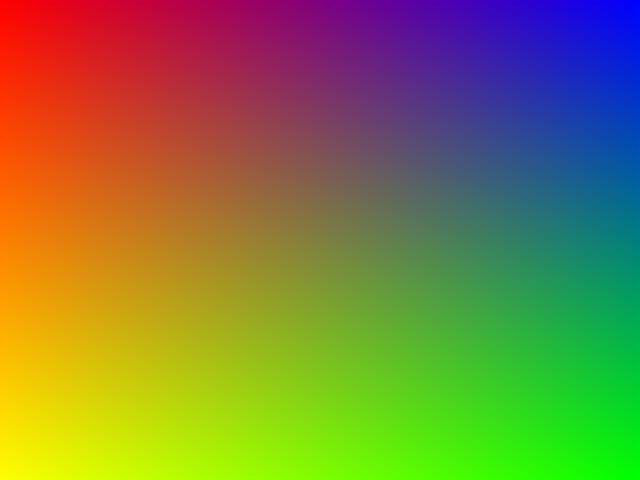
Frame 1 (no input)
Frame 60 (the mouse pressed at the canvas centre just before this capture): identical to frame 1, image omitted
Frame 120 (the mouse held since frame 60 and released just before this capture): identical to frame 1, image omitted

The Processing sketch that drew this single still picture (run headless with seeded random() and noise(); from frame 60 on, the mouse is pressed at the canvas centre):

// Processing sketch: Lab1_t2
// ── Lab1_t2.pde

import java.util.ArrayList; // import the ArrayList class

//Global variables for the screen height and width
int SCREEN_HEIGHT = 640;
int SCREEN_WIDTH = 480;


//====== Task 2.1 ======//

//void Interpolate(float a, float b, int numResults, FloatList r) {
//  float d = abs(a - b)/(numResults-1);
//  for (int i = 0; i < numResults; i++) {
//    r.append(a + i * d);
//  }
//}

//void setup() {
//  size(640, 480);
//FloatList result = new FloatList();
//Interpolate(5.0, 14.0, 10, result);
//for (int i = 0; i < result.size(); i++) {
//  print(String.format("%.0f ", result.get(i)));
//}
//}

//void draw() {
//  background(0);
//  for (int y = 0; y < SCREEN_WIDTH; y++) {
//    for (int x = 0; x < SCREEN_HEIGHT; ++x) {
//      color blue = color(183, 0, 255);
//      set(x, y, blue);
//    }
//  }
//}


//====== Task 2.2 ======//

//ArrayList<PVector> resultVectors = new ArrayList<PVector>();

//void Interpolate(PVector a, PVector b, int numResults, ArrayList<PVector> r) {
//  int dCount  = numResults-1;
//  float dx = (b.x-a.x)/dCount;
//  float dy = (b.y-a.y)/dCount;
//  float dz = (b.z-a.z)/dCount;
//  for (int i = 0; i < numResults; i++) {
//    PVector tempPVector = new PVector(
//      a.x + dx * i,
//      a.y + dy * i,
//      a.z + dz * i
//      );
//    r.add(tempPVector);
//  }
//}


//void setup() {
//  size(640, 480);
//  PVector a = new PVector(1, 4, 9.2);
//  PVector b = new PVector(4, 1, 9.8);
//  Interpolate(a, b, 4, resultVectors);
//  for (int i = 0; i < resultVectors.size(); ++i) {
//    PVector r = resultVectors.get(i);
//    print(String.format("( %.0f, ", r.x));
//    print(String.format("%.0f, ", r.y));
//    print(String.format("%.1f )", r.z));
//  }
//}

//void draw() {
//  background(0);
//  for (int y = 0; y < SCREEN_WIDTH; y++) {
//    for (int x = 0; x < SCREEN_HEIGHT; ++x) {
//      color pink = color(183, 0, 255);
//      set(x, y, pink);
//    }
//  }
//}


//====== Task 2.3 ======//

ArrayList<PVector> leftSide = new ArrayList<PVector>();
ArrayList<PVector> rightSide = new ArrayList<PVector>();
PVector topLeft = new PVector(255, 0, 0); // red
PVector topRight = new PVector(0, 0, 255); // blue
PVector bottomLeft = new PVector(255, 255, 0); // yellow
PVector bottomRight = new PVector(0, 255, 0); // green

void Interpolate(PVector a, PVector b, int numResults, ArrayList<PVector> r) {
  int dCount  = numResults-1;
  float dx = (b.x-a.x)/dCount;
  float dy = (b.y-a.y)/dCount;
  float dz = (b.z-a.z)/dCount;
  for (float i = 0.0; i < numResults; i++) {
    PVector tempPVector = new PVector(
      a.x + dx * i,
      a.y + dy * i,
      a.z + dz * i
      );
    r.add(tempPVector);
  }
}

void setup() {
  size(640, 480);
  Interpolate(topLeft, bottomLeft, height, leftSide);
  Interpolate(topRight, bottomRight, height, rightSide);
}

void draw() {
  background(0);
  for (int y = 0; y < SCREEN_WIDTH; y++) {
    ArrayList<PVector> row = new ArrayList<PVector>();
    Interpolate(leftSide.get(y), rightSide.get(y), width, row);
    for (int x = 0; x < SCREEN_HEIGHT; ++x) {
      color colorBlock = color(row.get(x).x, row.get(x).y, row.get(x).z);
      set(x, y, colorBlock);
    }
  }
}
